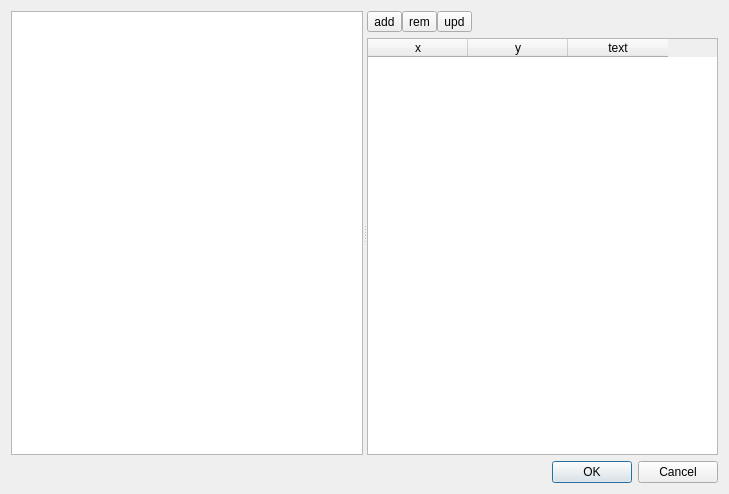
<?xml version="1.0" encoding="UTF-8"?>
<ui version="4.0">
 <class>Dialog</class>
 <widget class="QDialog" name="Dialog">
  <property name="geometry">
   <rect>
    <x>0</x>
    <y>0</y>
    <width>729</width>
    <height>494</height>
   </rect>
  </property>
  <property name="windowTitle">
   <string>Dialog</string>
  </property>
  <layout class="QVBoxLayout" name="verticalLayout_2">
   <item>
    <widget class="QSplitter" name="splitter">
     <property name="orientation">
      <enum>Qt::Horizontal</enum>
     </property>
     <property name="childrenCollapsible">
      <bool>false</bool>
     </property>
     <widget class="QGraphicsView" name="graphicsView"/>
     <widget class="QWidget" name="layoutWidget">
      <layout class="QVBoxLayout" name="verticalLayout">
       <item>
        <layout class="QHBoxLayout" name="horizontalLayout">
         <property name="spacing">
          <number>0</number>
         </property>
         <item>
          <widget class="QToolButton" name="tb_add">
           <property name="text">
            <string>add</string>
           </property>
          </widget>
         </item>
         <item>
          <widget class="QToolButton" name="tb_rem">
           <property name="text">
            <string>rem</string>
           </property>
          </widget>
         </item>
         <item>
          <widget class="QToolButton" name="tb_upd_scene">
           <property name="text">
            <string>upd</string>
           </property>
          </widget>
         </item>
         <item>
          <spacer name="horizontalSpacer">
           <property name="orientation">
            <enum>Qt::Horizontal</enum>
           </property>
           <property name="sizeHint" stdset="0">
            <size>
             <width>40</width>
             <height>20</height>
            </size>
           </property>
          </spacer>
         </item>
        </layout>
       </item>
       <item>
        <widget class="QTableWidget" name="table">
         <property name="selectionMode">
          <enum>QAbstractItemView::SingleSelection</enum>
         </property>
         <property name="selectionBehavior">
          <enum>QAbstractItemView::SelectItems</enum>
         </property>
         <column>
          <property name="text">
           <string>x</string>
          </property>
         </column>
         <column>
          <property name="text">
           <string>y</string>
          </property>
         </column>
         <column>
          <property name="text">
           <string>text</string>
          </property>
         </column>
        </widget>
       </item>
      </layout>
     </widget>
    </widget>
   </item>
   <item>
    <widget class="QDialogButtonBox" name="buttonBox">
     <property name="orientation">
      <enum>Qt::Horizontal</enum>
     </property>
     <property name="standardButtons">
      <set>QDialogButtonBox::Cancel|QDialogButtonBox::Ok</set>
     </property>
    </widget>
   </item>
  </layout>
 </widget>
 <resources/>
 <connections>
  <connection>
   <sender>buttonBox</sender>
   <signal>accepted()</signal>
   <receiver>Dialog</receiver>
   <slot>accept()</slot>
   <hints>
    <hint type="sourcelabel">
     <x>248</x>
     <y>254</y>
    </hint>
    <hint type="destinationlabel">
     <x>157</x>
     <y>274</y>
    </hint>
   </hints>
  </connection>
  <connection>
   <sender>buttonBox</sender>
   <signal>rejected()</signal>
   <receiver>Dialog</receiver>
   <slot>reject()</slot>
   <hints>
    <hint type="sourcelabel">
     <x>316</x>
     <y>260</y>
    </hint>
    <hint type="destinationlabel">
     <x>286</x>
     <y>274</y>
    </hint>
   </hints>
  </connection>
 </connections>
</ui>
